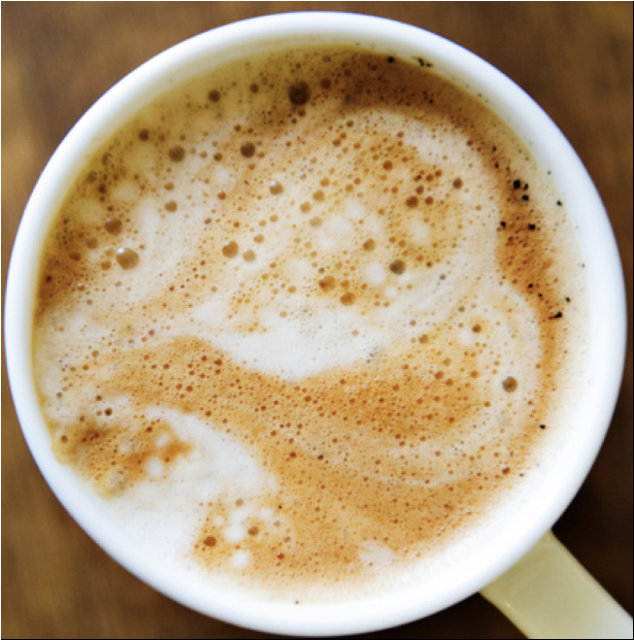
#> input picture back_coffee2.jpg, 1268 x 1280 px (shown at 1/2 size)
$ python triming_latte.py
#> lines starting #> are read from the running program, lines starting #| are printed output that depends on the picture
import cv2

member_list = ['uejun', 'basshi', 'kiri', 'taku', 'nyokki1', 'nyokki2', 'wadacchi']

def triming_latte(member):
#> called with member = 'uejun'
    img_path = member + '_latte.jpg'
    back_img_path = 'back_coffee2.jpg'
    back_img_mask = 'back_coffee2_mask.jpg'
    bound_mask_path = 'back_coffee2_boundmask.jpg'

    img = cv2.imread(img_path)
    back_img = cv2.imread(back_img_path)
#> back_img is the input picture: shape (1280, 1268, 3); mean B, G, R 122.4, 155.7, 178.8
    back_mask = cv2.imread(back_img_mask, cv2.IMREAD_GRAYSCALE)
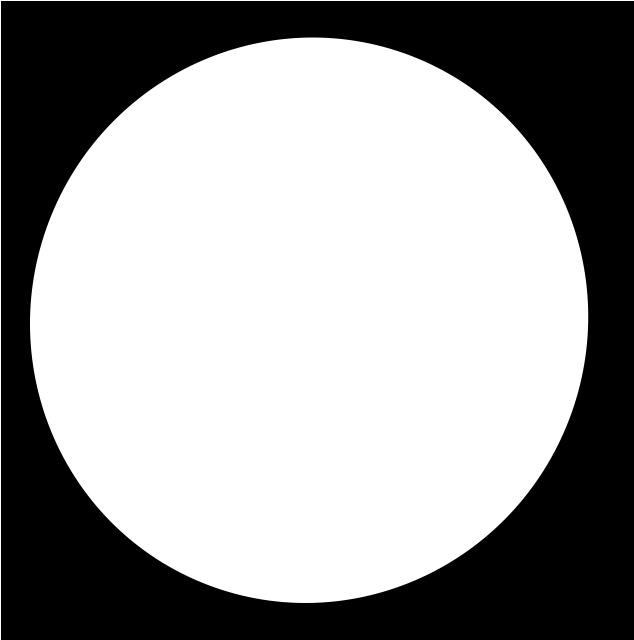
#> input picture back_coffee2_mask.jpg, 1268 x 1280 px (shown at 1/2 size)
#> back_mask is the input picture: shape (1280, 1268); min 0, max 255, mean 156.6
    back_mask_inv = cv2.bitwise_not(back_mask, cv2.IMREAD_GRAYSCALE)
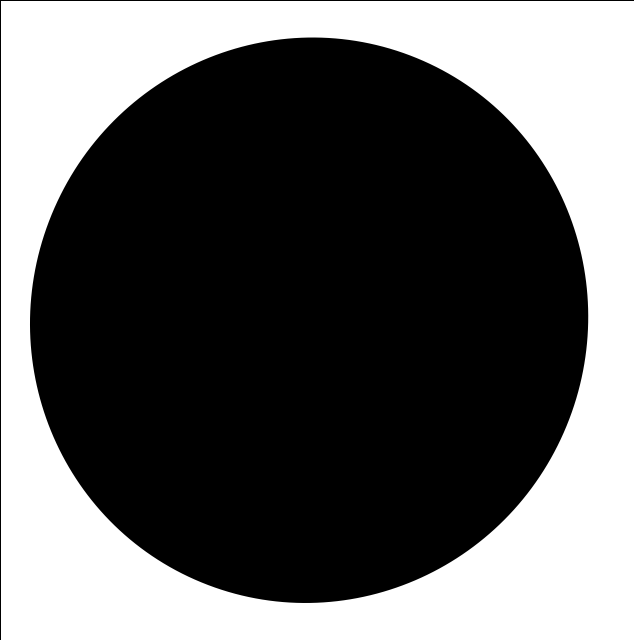
#> back_mask_inv: shape (1280, 1268) (shown at 1/2 size); min 0, max 255, mean 98.4
    bound_mask = cv2.imread(bound_mask_path, cv2.IMREAD_GRAYSCALE)
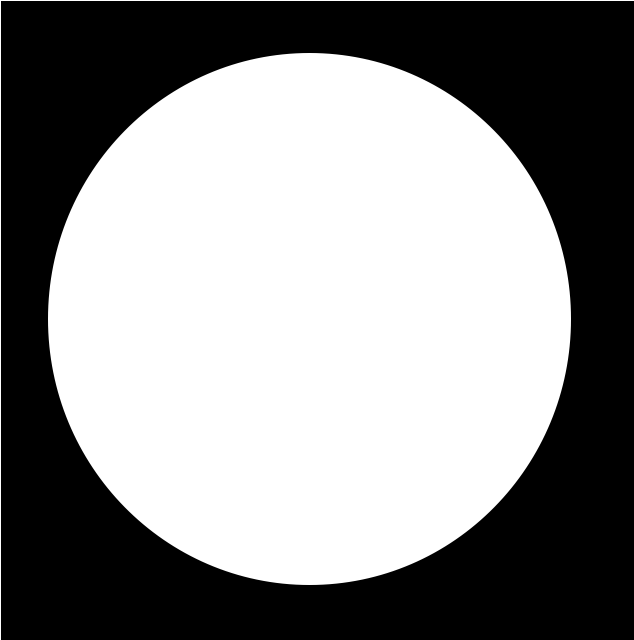
#> input picture back_coffee2_boundmask.jpg, 1268 x 1280 px (shown at 1/2 size)
#> bound_mask is the input picture: shape (1280, 1268); min 0, max 255, mean 138.2
    height, width = back_img.shape[:2]
#> height = 1280; width = 1268
#> (the run stopped early here; a loop or call above may not have finished)
